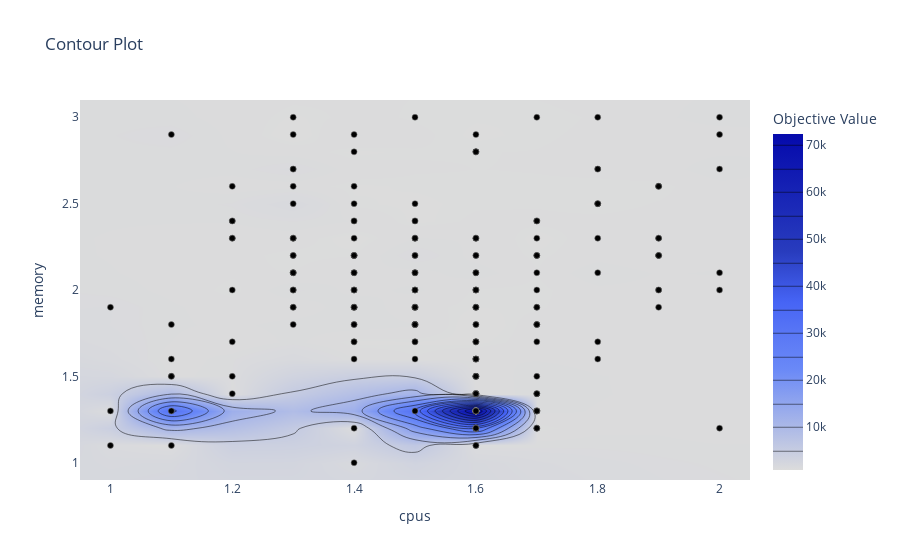

Here is the notebook cell this chart was saved with:
### Code cell
fig = optuna.visualization.plot_contour(study, params=["cpus", "memory"])
fig.show()

### Figure 1 — Plotly figure (JSON) as saved in the notebook; plotly's stock layout.template omitted (floating-point values rounded to 4 significant figures; data arrays with more than 128 entries replaced by an {"elided": "..."} marker saying what was removed)
{"data": [{"colorbar": {"title": {"text": "Objective Value"}}, "colorscale": [[0, "rgb(5,10,172)"], [0.35, "rgb(40,60,190)"], [0.5, "rgb(70,100,245)"], [0.6, "rgb(90,120,245)"], [0.7, "rgb(106,137,247)"], [1, "rgb(220,220,220)"]], "connectgaps": true, "contours": {"coloring": "heatmap"}, "hoverinfo": "none", "line": {"smoothing": 1.3}, "reversescale": true, "type": "contour", "x": [0.95, 1, 1.1, 1.2, 1.3, 1.4, 1.5, 1.6, 1.7, 1.8, 1.9, 2, 2.05], "y": [0.9, 1, 1.1, 1.2, 1.3, 1.4, 1.5, 1.6, 1.7, 1.8, 1.9, 2, 2.1, 2.2, 2.3, 2.4, 2.5, 2.6, 2.7, 2.8, 2.9, 3, 3.1], "z": {"elided": "23x13 float values"}}, {"marker": {"color": "black", "line": {"color": "Grey", "width": 0.5}}, "mode": "markers", "showlegend": false, "type": "scatter", "x": {"elided": "250 float values"}, "y": {"elided": "250 float values"}}], "layout": {"title": {"text": "Contour Plot"}, "xaxis": {"range": [0.95, 2.05], "title": {"text": "cpus"}}, "yaxis": {"range": [0.9, 3.1], "title": {"text": "memory"}}}}
